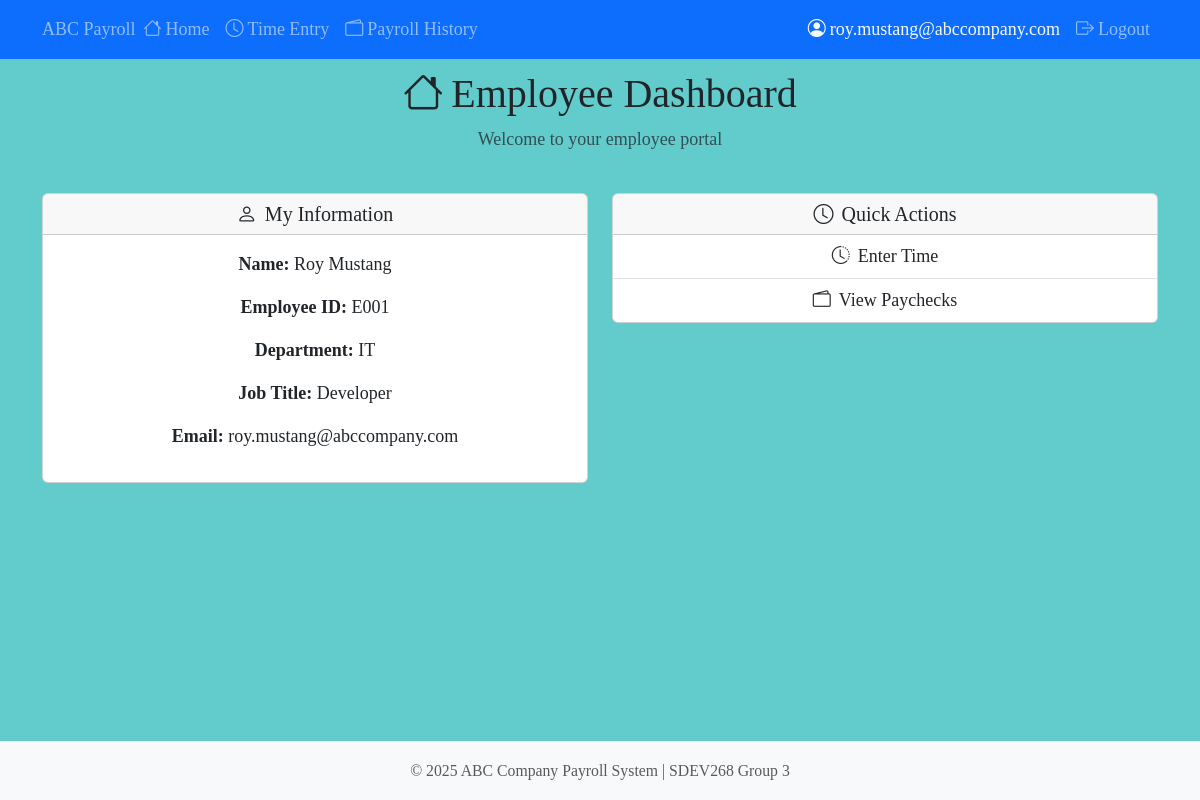
Screenshot of /employee/dashboard (signed in) with the database file from the repository.
### tables this page shows
CREATE TABLE employees (
    employee_id TEXT PRIMARY KEY,
    first_name TEXT NOT NULL,
    last_name TEXT NOT NULL,
    surname TEXT,
    date_of_birth TEXT NOT NULL,
    gender TEXT NOT NULL CHECK(gender IN ('Male', 'Female')),
    email TEXT NOT NULL UNIQUE,
    phone_num TEXT,
    address_line1 TEXT NOT NULL,
    address_line2 TEXT,
    city TEXT NOT NULL,
    state TEXT NOT NULL,
    zip_code TEXT NOT NULL,
    has_picture INTEGER NOT NULL DEFAULT 0,
    picture_filename TEXT,
    status TEXT NOT NULL DEFAULT 'Active' CHECK(status IN ('Active', 'Terminated')),
    date_hired TEXT NOT NULL,
    department_name TEXT NOT NULL,
    job_title_name TEXT NOT NULL,
    created_date TEXT NOT NULL DEFAULT (datetime('now', 'localtime')),
    modified_date TEXT NOT NULL DEFAULT (datetime('now', 'localtime')),
    FOREIGN KEY (department_name) REFERENCES departments(department_name),
    FOREIGN KEY (job_title_name) REFERENCES job_titles(title_name)
);

CREATE TABLE departments (
    department_id INTEGER PRIMARY KEY AUTOINCREMENT,
    department_name TEXT NOT NULL UNIQUE,
    created_date TEXT NOT NULL DEFAULT (datetime('now', 'localtime'))
);

CREATE TABLE job_titles (
    job_title_id INTEGER PRIMARY KEY AUTOINCREMENT,
    title_name TEXT NOT NULL UNIQUE,
    created_date TEXT NOT NULL DEFAULT (datetime('now', 'localtime'))
);

### src/routes/employee.py (the view)
@bp.route("/")
@bp.route("/dashboard")
@login_required
def dashboard():
    employee_id = session.get("employee_id")
    if employee_id:
        success, message, employee = employee_controller.get_employee(employee_id)
        if success:
            return render_template("employee/dashboard.html", employee=employee)
    return render_template("employee/dashboard.html", employee=None)

### src/controllers/employee_controller.py (called while the page is built)
    def get_employee(self, employee_id: str) -> tuple[bool, str, Employee | None]:
        try:
            employee = Employee.get_by_id(employee_id)
            if employee:
                return True, "Employee found", employee
            return False, f"Employee {employee_id} not found", None
        except Exception as e:
            return False, f"Error retrieving employee: {e!s}", None

### src/models/base_model.py (called while the page is built)
    @classmethod
    def get_connection(cls) -> sqlite3.Connection:
        conn = sqlite3.connect(cls.DB_PATH, timeout=30.0)
        conn.row_factory = sqlite3.Row
        return conn

    @classmethod
    def execute_single(cls, query: str, params: tuple = ()) -> sqlite3.Row | None:
        conn = cls.get_connection()
        cursor = conn.cursor()
        cursor.execute(query, params)
        result = cursor.fetchone()
        conn.close()
        return result

### src/models/employee.py (called while the page is built)
    @classmethod
    def get_by_id(cls, employee_id: str) -> Optional["Employee"]:
        query = f"SELECT * FROM {cls._EMPLOYEE_VIEW} WHERE employee_id = ?"
        row = cls.execute_single(query, (employee_id,))
        if row:
            return cls._from_row(row)
        return None

### src/routes/employee.py (called while the page is built)
def login_required(f):
    from functools import wraps
    @wraps(f)
    def decorated_function(*args, **kwargs):
        if not session.get("user_id"):
            flash("Please log in to access this page.", "error")
            return redirect(url_for("auth.login"))
        return f(*args, **kwargs)
    return decorated_function

### src/templates/employee/dashboard.html (shortened to what this page needs)
{% extends "base.html" %}
{% block content %}
<div class="row mb-4">
    <div class="col">
        <h1><i class="bi bi-house me-2"></i>Employee Dashboard</h1>
        <p class="text-muted">Welcome to your employee portal</p>
    </div>
</div>
{% if employee %}
<div class="row mb-4">
    <div class="col-md-6">
        <div class="card">
            <div class="card-header">
                <h5 class="mb-0"><i class="bi bi-person me-2"></i>My Information</h5>
            </div>
            <div class="card-body">
                <p><strong>Name:</strong> {{ employee.first_name }} {{ employee.last_name }}</p>
                <p><strong>Employee ID:</strong> {{ employee.employee_id }}</p>
                <p><strong>Department:</strong> {{ employee.department_name }}</p>
                <p><strong>Job Title:</strong> {{ employee.job_title_name }}</p>
                <p><strong>Email:</strong> {{ employee.email }}</p>
            </div>
        </div>
    </div>
    <div class="col-md-6">
        <div class="card">
            <div class="card-header">
                <h5 class="mb-0"><i class="bi bi-clock me-2"></i>Quick Actions</h5>
            </div>
            <div class="list-group list-group-flush">
                <a href="{{ url_for('employee.time_entry') }}" class="list-group-item list-group-item-action">
                    <i class="bi bi-clock-history me-2"></i>Enter Time
                </a>
                <a href="{{ url_for('employee.payroll_history') }}" class="list-group-item list-group-item-action">
                    <i class="bi bi-wallet2 me-2"></i>View Paychecks
                </a>
            </div>
        </div>
    </div>
</div>
{% else %}
<div class="alert alert-info">
    <i class="bi bi-info-circle me-2"></i>
    Your employee profile is not yet linked to your account. Please contact HR.
</div>
{% endif %}
{% endblock %}

### src/templates/base.html (shortened to what this page needs)
<!DOCTYPE html>
<html lang="en">
<head>
    <link href="https://cdn.jsdelivr.net/npm/bootstrap@5.3.2/dist/css/bootstrap.min.css" rel="stylesheet">
    <link rel="stylesheet" href="https://cdn.jsdelivr.net/npm/bootstrap-icons@1.11.1/font/bootstrap-icons.css">
    <link rel="stylesheet" href="{{ url_for('static', filename='css/PayrollStyle.css') }}">
</head>
<body class="d-flex flex-column min-vh-100">
    <nav class="navbar navbar-expand-lg navbar-dark bg-primary fixed-top">
        <div class="container">
            <span class="navbar-text">ABC Payroll</span>
            <div class="collapse navbar-collapse" id="navbarNav">
                <ul class="navbar-nav me-auto">
                    {% if session.get('user_id') %}
                        {% if session.get('user_type') == 'Admin' %}
                            <li class="nav-item">
                                <a class="nav-link" href="{{ url_for('admin.dashboard') }}">
                                    <i class="bi bi-speedometer2 me-1"></i>Home
                                </a>
                            </li>
                            <li class="nav-item">
                                <a class="nav-link" href="{{ url_for('admin.employee_list') }}">
                                    <i class="bi bi-people me-1"></i>Employees
                                </a>
                            </li>
                            <li class="nav-item">
                                <a class="nav-link" href="{{ url_for('payroll.payroll_list') }}">
                                    <i class="bi bi-calculator me-1"></i>Payroll
                                </a>
                            </li>
                        {% else %}
                            <li class="nav-item">
                                <a class="nav-link" href="{{ url_for('employee.dashboard') }}">
                                    <i class="bi bi-house me-1"></i>Home
                                </a>
                            </li>
                            <li class="nav-item">
                                <a class="nav-link" href="{{ url_for('employee.time_entry') }}">
                                    <i class="bi bi-clock me-1"></i>Time Entry
                                </a>
                            </li>
                            <li class="nav-item">
                                <a class="nav-link" href="{{ url_for('employee.payroll_history') }}">
                                    <i class="bi bi-wallet2 me-1"></i>Payroll History
                                </a>
                            </li>
                        {% endif %}
                    {% endif %}
                </ul>
                <ul class="navbar-nav">
                    {% if session.get('user_id') %}
                        <li class="nav-item">
                            <span class="nav-link text-light">
                                <i class="bi bi-person-circle me-1"></i>{{ session.get('username', 'User') }}
                            </span>
                        </li>
                        <li class="nav-item">
                            <a class="nav-link" href="{{ url_for('auth.logout') }}">
                                <i class="bi bi-box-arrow-right me-1"></i>Logout
                            </a>
                        </li>
                    {% else %}
                        <li class="nav-item">
                            <a class="nav-link" href="{{ url_for('auth.login') }}">
                                <i class="bi bi-box-arrow-in-right me-1"></i>Login
                            </a>
                        </li>
                    {% endif %}
                </ul>
            </div>
        </div>
    </nav>
    <main class="container pb-4 flex-grow-1">
        {% block content %}{% endblock %}
    </main>
    <div style="height: 60px;"></div>
    <footer class="bg-light py-3 mt-auto fixed-bottom">
        <div class="container text-center text-muted">
            <small>&copy; 2025 ABC Company Payroll System | SDEV268 Group 3</small>
        </div>
    </footer>
</body>
</html>

### src/static/css/PayrollStyle.css (style rules this page uses)
body { font-family: 'Times New Roman', serif; text-align: center; font-size: large; background-color: #62cccc; }

### rows the page displays
employees: get "roy.mustang@abccompany.com", first_name "Roy", last_name "Mustang", employee_id "E001", email "roy.mustang@abccompany.com"
departments: department_name "IT"
job_titles: job_title_name "Developer"
